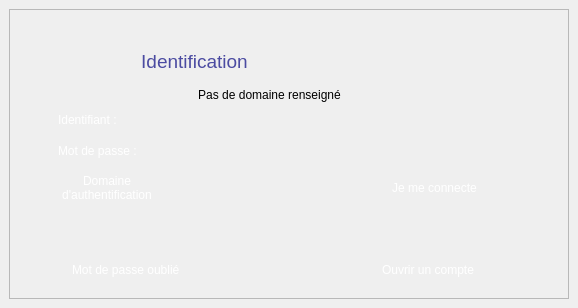
<?xml version="1.0" encoding="UTF-8"?>
<ui version="4.0">
 <class>AbulEduSSOLoginV1</class>
 <widget class="QWidget" name="AbulEduSSOLoginV1">
  <property name="windowModality">
   <enum>Qt::ApplicationModal</enum>
  </property>
  <property name="geometry">
   <rect>
    <x>0</x>
    <y>0</y>
    <width>578</width>
    <height>308</height>
   </rect>
  </property>
  <property name="focusPolicy">
   <enum>Qt::NoFocus</enum>
  </property>
  <property name="windowTitle">
   <string>Authentification AbulÉdu</string>
  </property>
  <property name="styleSheet">
   <string notr="true"/>
  </property>
  <layout class="QGridLayout" name="gridLayout">
   <property name="leftMargin">
    <number>0</number>
   </property>
   <property name="topMargin">
    <number>0</number>
   </property>
   <property name="rightMargin">
    <number>0</number>
   </property>
   <property name="bottomMargin">
    <number>0</number>
   </property>
   <property name="spacing">
    <number>0</number>
   </property>
   <item row="0" column="0">
    <widget class="QFrame" name="frameCentral">
     <property name="sizePolicy">
      <sizepolicy hsizetype="Fixed" vsizetype="Fixed">
       <horstretch>0</horstretch>
       <verstretch>0</verstretch>
      </sizepolicy>
     </property>
     <property name="minimumSize">
      <size>
       <width>560</width>
       <height>290</height>
      </size>
     </property>
     <property name="maximumSize">
      <size>
       <width>560</width>
       <height>290</height>
      </size>
     </property>
     <property name="styleSheet">
      <string notr="true">#frameCentral {
border-image: url(:/abuledussologinv1/cadre-identification);
}</string>
     </property>
     <property name="frameShape">
      <enum>QFrame::StyledPanel</enum>
     </property>
     <property name="frameShadow">
      <enum>QFrame::Raised</enum>
     </property>
     <widget class="QLabel" name="lblTitre">
      <property name="geometry">
       <rect>
        <x>120</x>
        <y>42</y>
        <width>131</width>
        <height>21</height>
       </rect>
      </property>
      <property name="font">
       <font>
        <pointsize>14</pointsize>
       </font>
      </property>
      <property name="cursor">
       <cursorShape>PointingHandCursor</cursorShape>
      </property>
      <property name="styleSheet">
       <string notr="true">color: #4b4ba1;</string>
      </property>
      <property name="text">
       <string>Identification</string>
      </property>
      <property name="alignment">
       <set>Qt::AlignCenter</set>
      </property>
     </widget>
     <widget class="QStackedWidget" name="AbulEduSSOLoginStackedWidget">
      <property name="geometry">
       <rect>
        <x>40</x>
        <y>70</y>
        <width>441</width>
        <height>211</height>
       </rect>
      </property>
      <property name="styleSheet">
       <string notr="true">background: transparent;
</string>
      </property>
      <property name="currentIndex">
       <number>0</number>
      </property>
      <widget class="QWidget" name="pageAbulEduSSOLogin">
       <layout class="QGridLayout" name="gridLayout_4">
        <property name="leftMargin">
         <number>0</number>
        </property>
        <property name="topMargin">
         <number>0</number>
        </property>
        <property name="rightMargin">
         <number>0</number>
        </property>
        <property name="bottomMargin">
         <number>0</number>
        </property>
        <property name="spacing">
         <number>0</number>
        </property>
        <item row="0" column="0" rowspan="2">
         <widget class="QFrame" name="frmLoginPass">
          <property name="lineWidth">
           <number>0</number>
          </property>
          <layout class="QGridLayout" name="gridLayout_6">
           <item row="1" column="0">
            <layout class="QFormLayout" name="formLayout">
             <item row="0" column="0">
              <widget class="QLabel" name="lblLogin">
               <property name="styleSheet">
                <string notr="true">color: #fff;</string>
               </property>
               <property name="text">
                <string>Identifiant :</string>
               </property>
              </widget>
             </item>
             <item row="0" column="1">
              <widget class="QLineEdit" name="leLogin">
               <property name="sizePolicy">
                <sizepolicy hsizetype="Expanding" vsizetype="Fixed">
                 <horstretch>0</horstretch>
                 <verstretch>0</verstretch>
                </sizepolicy>
               </property>
               <property name="minimumSize">
                <size>
                 <width>0</width>
                 <height>25</height>
                </size>
               </property>
               <property name="styleSheet">
                <string notr="true">padding:1 25px;
border: 1px #000;
background: url(:/abuledussologinv1/user) no-repeat left top;
</string>
               </property>
               <property name="text">
                <string/>
               </property>
              </widget>
             </item>
             <item row="1" column="0">
              <widget class="QLabel" name="lblPassword">
               <property name="styleSheet">
                <string notr="true">color: #fff;</string>
               </property>
               <property name="text">
                <string>Mot de passe : </string>
               </property>
              </widget>
             </item>
             <item row="1" column="1">
              <widget class="QLineEdit" name="lePassword">
               <property name="sizePolicy">
                <sizepolicy hsizetype="Expanding" vsizetype="Fixed">
                 <horstretch>0</horstretch>
                 <verstretch>0</verstretch>
                </sizepolicy>
               </property>
               <property name="minimumSize">
                <size>
                 <width>0</width>
                 <height>25</height>
                </size>
               </property>
               <property name="styleSheet">
                <string notr="true">padding:1 25px;
border: 1px #000;
background: url(:/abuledussologinv1/clef-jaune) no-repeat left top;
</string>
               </property>
               <property name="text">
                <string/>
               </property>
               <property name="echoMode">
                <enum>QLineEdit::Password</enum>
               </property>
              </widget>
             </item>
            </layout>
           </item>
           <item row="2" column="0">
            <layout class="QHBoxLayout" name="horizontalLayout">
             <item>
              <widget class="AbulEduFlatBoutonV1" name="btnAbulEduSSOParametres">
               <property name="cursor">
                <cursorShape>PointingHandCursor</cursorShape>
               </property>
               <property name="styleSheet">
                <string notr="true">color: #fff;
background: transparent;</string>
               </property>
               <property name="text">
                <string>Domaine 
d'authentification</string>
               </property>
               <property name="icon">
                <iconset resource="abuledussologinv1.qrc">
                 <normaloff>:/abuledussologinv1/domaine</normaloff>:/abuledussologinv1/domaine</iconset>
               </property>
               <property name="iconSize">
                <size>
                 <width>28</width>
                 <height>28</height>
                </size>
               </property>
               <property name="flat">
                <bool>true</bool>
               </property>
              </widget>
             </item>
             <item>
              <spacer name="horizontalSpacer_5">
               <property name="orientation">
                <enum>Qt::Horizontal</enum>
               </property>
               <property name="sizeHint" stdset="0">
                <size>
                 <width>40</width>
                 <height>20</height>
                </size>
               </property>
              </spacer>
             </item>
             <item>
              <widget class="AbulEduFlatBoutonV1" name="btnLogin">
               <property name="sizePolicy">
                <sizepolicy hsizetype="Minimum" vsizetype="Minimum">
                 <horstretch>0</horstretch>
                 <verstretch>0</verstretch>
                </sizepolicy>
               </property>
               <property name="cursor">
                <cursorShape>PointingHandCursor</cursorShape>
               </property>
               <property name="styleSheet">
                <string notr="true">color: #fff;
background: transparent;</string>
               </property>
               <property name="text">
                <string>Je me connecte</string>
               </property>
               <property name="icon">
                <iconset resource="abuledussologinv1.qrc">
                 <normaloff>:/abuledussologinv1/flecheVerte-connexion</normaloff>:/abuledussologinv1/flecheVerte-connexion</iconset>
               </property>
               <property name="iconSize">
                <size>
                 <width>28</width>
                 <height>28</height>
                </size>
               </property>
               <property name="flat">
                <bool>true</bool>
               </property>
              </widget>
             </item>
            </layout>
           </item>
           <item row="4" column="0">
            <layout class="QHBoxLayout" name="horizontalLayout_2">
             <item>
              <widget class="QLabel" name="lblPuce1">
               <property name="text">
                <string/>
               </property>
               <property name="pixmap">
                <pixmap resource="abuledussologinv1.qrc">:/abuledussologinv1/puce</pixmap>
               </property>
              </widget>
             </item>
             <item>
              <widget class="AbulEduFlatBoutonV1" name="btnPasswordOublie">
               <property name="cursor">
                <cursorShape>PointingHandCursor</cursorShape>
               </property>
               <property name="styleSheet">
                <string notr="true">color: #fff;

text-align: left;</string>
               </property>
               <property name="text">
                <string>Mot de passe oublié</string>
               </property>
               <property name="flat">
                <bool>true</bool>
               </property>
              </widget>
             </item>
             <item>
              <spacer name="horizontalSpacer">
               <property name="orientation">
                <enum>Qt::Horizontal</enum>
               </property>
               <property name="sizeHint" stdset="0">
                <size>
                 <width>40</width>
                 <height>20</height>
                </size>
               </property>
              </spacer>
             </item>
             <item>
              <widget class="QLabel" name="lblPuce2">
               <property name="text">
                <string/>
               </property>
               <property name="pixmap">
                <pixmap resource="abuledussologinv1.qrc">:/abuledussologinv1/puce</pixmap>
               </property>
              </widget>
             </item>
             <item>
              <widget class="AbulEduFlatBoutonV1" name="btnOuvrirUnCompte">
               <property name="cursor">
                <cursorShape>PointingHandCursor</cursorShape>
               </property>
               <property name="styleSheet">
                <string notr="true">color: #fff;
text-align: left;</string>
               </property>
               <property name="text">
                <string>Ouvrir un compte</string>
               </property>
               <property name="flat">
                <bool>true</bool>
               </property>
              </widget>
             </item>
            </layout>
           </item>
           <item row="0" column="0">
            <widget class="QLabel" name="lblAbulEduSSODomainDisplay">
             <property name="sizePolicy">
              <sizepolicy hsizetype="Expanding" vsizetype="Fixed">
               <horstretch>0</horstretch>
               <verstretch>0</verstretch>
              </sizepolicy>
             </property>
             <property name="text">
              <string>Pas de domaine renseigné</string>
             </property>
             <property name="alignment">
              <set>Qt::AlignCenter</set>
             </property>
            </widget>
           </item>
           <item row="3" column="0">
            <spacer name="verticalSpacer">
             <property name="orientation">
              <enum>Qt::Vertical</enum>
             </property>
             <property name="sizeHint" stdset="0">
              <size>
               <width>20</width>
               <height>40</height>
              </size>
             </property>
            </spacer>
           </item>
          </layout>
         </widget>
        </item>
       </layout>
      </widget>
      <widget class="QWidget" name="pageAbulEduSSOCreerCompte">
       <layout class="QGridLayout" name="gridLayout_2">
        <item row="1" column="0">
         <widget class="QLabel" name="lblMailOuvrirCompte">
          <property name="styleSheet">
           <string notr="true">color: #fff;</string>
          </property>
          <property name="text">
           <string>Votre email :</string>
          </property>
         </widget>
        </item>
        <item row="2" column="0" colspan="2">
         <layout class="QHBoxLayout" name="horizontalLayout_3">
          <item>
           <widget class="AbulEduFlatBoutonV1" name="btnCreerUnCompteAnnuler">
            <property name="cursor">
             <cursorShape>PointingHandCursor</cursorShape>
            </property>
            <property name="styleSheet">
             <string notr="true">color: #fff;</string>
            </property>
            <property name="text">
             <string>Annuler</string>
            </property>
            <property name="icon">
             <iconset resource="abuledussologinv1.qrc">
              <normaloff>:/abuledussologinv1/deconnecter</normaloff>:/abuledussologinv1/deconnecter</iconset>
            </property>
            <property name="flat">
             <bool>true</bool>
            </property>
           </widget>
          </item>
          <item>
           <spacer name="horizontalSpacer_2">
            <property name="orientation">
             <enum>Qt::Horizontal</enum>
            </property>
            <property name="sizeHint" stdset="0">
             <size>
              <width>40</width>
              <height>20</height>
             </size>
            </property>
           </spacer>
          </item>
          <item>
           <widget class="AbulEduFlatBoutonV1" name="btnCreerUnCompte">
            <property name="cursor">
             <cursorShape>PointingHandCursor</cursorShape>
            </property>
            <property name="styleSheet">
             <string notr="true">color: #fff;</string>
            </property>
            <property name="text">
             <string>Créer mon compte</string>
            </property>
            <property name="icon">
             <iconset resource="abuledussologinv1.qrc">
              <normaloff>:/abuledussologinv1/ok</normaloff>:/abuledussologinv1/ok</iconset>
            </property>
            <property name="flat">
             <bool>true</bool>
            </property>
           </widget>
          </item>
         </layout>
        </item>
        <item row="1" column="1">
         <widget class="QLineEdit" name="leMailOuvrirCompte">
          <property name="minimumSize">
           <size>
            <width>0</width>
            <height>25</height>
           </size>
          </property>
          <property name="font">
           <font>
            <family>Liberation Sans</family>
           </font>
          </property>
          <property name="styleSheet">
           <string notr="true">padding:1 25px;
border: 1px #000;
background: no-repeat left top;
</string>
          </property>
         </widget>
        </item>
        <item row="0" column="0" colspan="2">
         <spacer name="verticalSpacer_2">
          <property name="orientation">
           <enum>Qt::Vertical</enum>
          </property>
          <property name="sizeType">
           <enum>QSizePolicy::Fixed</enum>
          </property>
          <property name="sizeHint" stdset="0">
           <size>
            <width>20</width>
            <height>40</height>
           </size>
          </property>
         </spacer>
        </item>
       </layout>
      </widget>
      <widget class="QWidget" name="pageAbulEduSSOMotDePasseOublie">
       <layout class="QGridLayout" name="gridLayout_5">
        <item row="1" column="0">
         <widget class="QLabel" name="lblMailMotDePasseOublie">
          <property name="styleSheet">
           <string notr="true">color: #fff;</string>
          </property>
          <property name="text">
           <string>Votre email :</string>
          </property>
         </widget>
        </item>
        <item row="2" column="0" colspan="2">
         <layout class="QHBoxLayout" name="horizontalLayout_4">
          <item>
           <widget class="AbulEduFlatBoutonV1" name="btnMotDePasseOublieAnnuler">
            <property name="cursor">
             <cursorShape>PointingHandCursor</cursorShape>
            </property>
            <property name="styleSheet">
             <string notr="true">color: #fff;</string>
            </property>
            <property name="text">
             <string>Annuler</string>
            </property>
            <property name="icon">
             <iconset resource="abuledussologinv1.qrc">
              <normaloff>:/abuledussologinv1/deconnecter</normaloff>:/abuledussologinv1/deconnecter</iconset>
            </property>
            <property name="flat">
             <bool>true</bool>
            </property>
           </widget>
          </item>
          <item>
           <spacer name="horizontalSpacer_3">
            <property name="orientation">
             <enum>Qt::Horizontal</enum>
            </property>
            <property name="sizeHint" stdset="0">
             <size>
              <width>40</width>
              <height>20</height>
             </size>
            </property>
           </spacer>
          </item>
          <item>
           <widget class="AbulEduFlatBoutonV1" name="btnMotDePasseOublie">
            <property name="cursor">
             <cursorShape>PointingHandCursor</cursorShape>
            </property>
            <property name="styleSheet">
             <string notr="true">color: #fff;</string>
            </property>
            <property name="text">
             <string>Demande nouveau mot de passe</string>
            </property>
            <property name="icon">
             <iconset resource="abuledussologinv1.qrc">
              <normaloff>:/abuledussologinv1/ok</normaloff>:/abuledussologinv1/ok</iconset>
            </property>
            <property name="flat">
             <bool>true</bool>
            </property>
           </widget>
          </item>
         </layout>
        </item>
        <item row="1" column="1">
         <widget class="QLineEdit" name="leMailMotDePasseOublie">
          <property name="minimumSize">
           <size>
            <width>0</width>
            <height>25</height>
           </size>
          </property>
          <property name="font">
           <font>
            <family>Liberation Sans</family>
           </font>
          </property>
          <property name="styleSheet">
           <string notr="true">padding:1 25px;
border: 1px #000;
background: no-repeat left top;
</string>
          </property>
         </widget>
        </item>
        <item row="0" column="0" colspan="2">
         <spacer name="verticalSpacer_3">
          <property name="orientation">
           <enum>Qt::Vertical</enum>
          </property>
          <property name="sizeType">
           <enum>QSizePolicy::Fixed</enum>
          </property>
          <property name="sizeHint" stdset="0">
           <size>
            <width>20</width>
            <height>40</height>
           </size>
          </property>
         </spacer>
        </item>
       </layout>
      </widget>
      <widget class="QWidget" name="pageAbulEduSSOParametres">
       <layout class="QGridLayout" name="gridLayout_3">
        <item row="2" column="0">
         <widget class="QLabel" name="leSSODomain">
          <property name="styleSheet">
           <string notr="true">color: #fff;</string>
          </property>
          <property name="text">
           <string>Domaine d'identification :</string>
          </property>
         </widget>
        </item>
        <item row="3" column="0" colspan="2">
         <layout class="QHBoxLayout" name="horizontalLayout_5">
          <item>
           <widget class="AbulEduFlatBoutonV1" name="btnParametresAnnuler">
            <property name="cursor">
             <cursorShape>PointingHandCursor</cursorShape>
            </property>
            <property name="styleSheet">
             <string notr="true">color: #fff;</string>
            </property>
            <property name="text">
             <string>Annuler</string>
            </property>
            <property name="icon">
             <iconset resource="abuledussologinv1.qrc">
              <normaloff>:/abuledussologinv1/deconnecter</normaloff>:/abuledussologinv1/deconnecter</iconset>
            </property>
            <property name="flat">
             <bool>true</bool>
            </property>
           </widget>
          </item>
          <item>
           <spacer name="horizontalSpacer_4">
            <property name="orientation">
             <enum>Qt::Horizontal</enum>
            </property>
            <property name="sizeHint" stdset="0">
             <size>
              <width>40</width>
              <height>20</height>
             </size>
            </property>
           </spacer>
          </item>
          <item>
           <widget class="AbulEduFlatBoutonV1" name="btnParametresValider">
            <property name="cursor">
             <cursorShape>PointingHandCursor</cursorShape>
            </property>
            <property name="styleSheet">
             <string notr="true">color: #fff;</string>
            </property>
            <property name="text">
             <string>Valider</string>
            </property>
            <property name="icon">
             <iconset resource="abuledussologinv1.qrc">
              <normaloff>:/abuledussologinv1/ok</normaloff>:/abuledussologinv1/ok</iconset>
            </property>
            <property name="flat">
             <bool>true</bool>
            </property>
           </widget>
          </item>
         </layout>
        </item>
        <item row="2" column="1">
         <widget class="QLineEdit" name="leSSODomainValue">
          <property name="minimumSize">
           <size>
            <width>0</width>
            <height>25</height>
           </size>
          </property>
          <property name="styleSheet">
           <string notr="true">border: 1px #000;
background: no-repeat left top;</string>
          </property>
          <property name="inputMask">
           <string notr="true"/>
          </property>
          <property name="text">
           <string/>
          </property>
          <property name="maxLength">
           <number>32767</number>
          </property>
          <property name="frame">
           <bool>false</bool>
          </property>
          <property name="readOnly">
           <bool>false</bool>
          </property>
          <property name="placeholderText">
           <string>@domaine.com</string>
          </property>
         </widget>
        </item>
        <item row="1" column="1">
         <spacer name="verticalSpacer_4">
          <property name="orientation">
           <enum>Qt::Vertical</enum>
          </property>
          <property name="sizeType">
           <enum>QSizePolicy::Fixed</enum>
          </property>
          <property name="sizeHint" stdset="0">
           <size>
            <width>20</width>
            <height>40</height>
           </size>
          </property>
         </spacer>
        </item>
       </layout>
      </widget>
      <widget class="QWidget" name="pageAbulEduSSOStatusMessage">
       <widget class="QLabel" name="lblStatusMessage">
        <property name="geometry">
         <rect>
          <x>55</x>
          <y>9</y>
          <width>361</width>
          <height>121</height>
         </rect>
        </property>
        <property name="styleSheet">
         <string notr="true">color: #fff;</string>
        </property>
        <property name="text">
         <string/>
        </property>
        <property name="alignment">
         <set>Qt::AlignCenter</set>
        </property>
        <property name="wordWrap">
         <bool>true</bool>
        </property>
       </widget>
       <widget class="QPushButton" name="btnStatusMessageOK">
        <property name="geometry">
         <rect>
          <x>350</x>
          <y>120</y>
          <width>61</width>
          <height>41</height>
         </rect>
        </property>
        <property name="styleSheet">
         <string notr="true">background-color: rgb(0, 85, 255);</string>
        </property>
        <property name="text">
         <string/>
        </property>
        <property name="icon">
         <iconset resource="abuledussologinv1.qrc">
          <normaloff>:/abuledussologinv1/ok</normaloff>:/abuledussologinv1/ok</iconset>
        </property>
       </widget>
       <widget class="QLabel" name="lblStatusPicto">
        <property name="geometry">
         <rect>
          <x>10</x>
          <y>0</y>
          <width>40</width>
          <height>40</height>
         </rect>
        </property>
        <property name="minimumSize">
         <size>
          <width>40</width>
          <height>40</height>
         </size>
        </property>
        <property name="maximumSize">
         <size>
          <width>40</width>
          <height>40</height>
         </size>
        </property>
        <property name="text">
         <string/>
        </property>
        <property name="pixmap">
         <pixmap resource="abuledussologinv1.qrc">:/abuledussologinv1/attention</pixmap>
        </property>
       </widget>
      </widget>
     </widget>
     <widget class="QToolButton" name="btnClose">
      <property name="geometry">
       <rect>
        <x>510</x>
        <y>50</y>
        <width>24</width>
        <height>23</height>
       </rect>
      </property>
      <property name="text">
       <string/>
      </property>
      <property name="icon">
       <iconset resource="abuledussologinv1.qrc">
        <normaloff>:/abuledussologinv1/fermer</normaloff>:/abuledussologinv1/fermer</iconset>
      </property>
      <property name="autoRaise">
       <bool>true</bool>
      </property>
     </widget>
     <widget class="AbulEduFlatBoutonV1" name="btnTetiereSimple">
      <property name="geometry">
       <rect>
        <x>28</x>
        <y>22</y>
        <width>51</width>
        <height>31</height>
       </rect>
      </property>
      <property name="cursor">
       <cursorShape>PointingHandCursor</cursorShape>
      </property>
      <property name="styleSheet">
       <string notr="true">color: #fff; 	
background: transparent;</string>
      </property>
      <property name="text">
       <string/>
      </property>
      <property name="flat">
       <bool>true</bool>
      </property>
     </widget>
     <widget class="QLabel" name="lblServeurPing">
      <property name="geometry">
       <rect>
        <x>480</x>
        <y>90</y>
        <width>48</width>
        <height>40</height>
       </rect>
      </property>
      <property name="sizePolicy">
       <sizepolicy hsizetype="Fixed" vsizetype="Fixed">
        <horstretch>0</horstretch>
        <verstretch>0</verstretch>
       </sizepolicy>
      </property>
      <property name="text">
       <string/>
      </property>
      <property name="pixmap">
       <pixmap resource="abuledussologinv1.qrc">:/abuledussologinv1/serveur-rouge</pixmap>
      </property>
     </widget>
    </widget>
   </item>
  </layout>
 </widget>
 <customwidgets>
  <customwidget>
   <class>AbulEduFlatBoutonV1</class>
   <extends>QPushButton</extends>
   <header>abuleduflatboutonv1.h</header>
  </customwidget>
 </customwidgets>
 <resources>
  <include location="abuledussologinv1.qrc"/>
 </resources>
 <connections/>
</ui>
